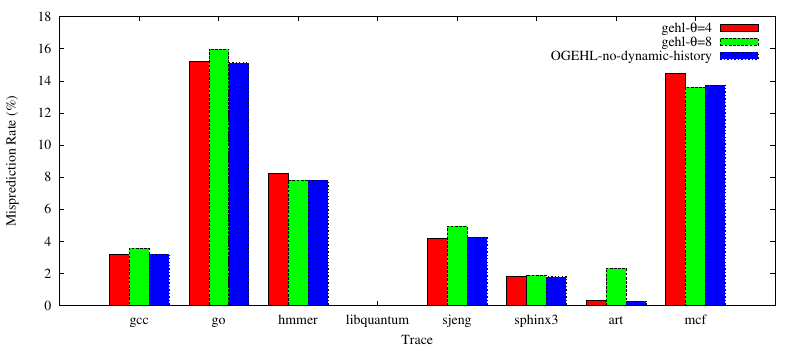

Write the gnuplot code that produced this figure.
set terminal postscript eps enhanced color font "Times-Roman" 20
set size 1.6, 1.0
set output "graph7.eps"

set boxwidth 1.0 absolute
set style fill solid
set style data histogram
set style histogram clustered gap 1
set style fill solid 1.00 border -1

set yrange [0:18]
set ylabel "Misprediction Rate (%)"
set xlabel "Trace"

plot 'graph7.dat' using 2 t "gehl-{/Symbol q}=4",\
               '' using 3 t "gehl-{/Symbol q}=8",\
               '' using 4:xtic(1) t "OGEHL-no-dynamic-history"